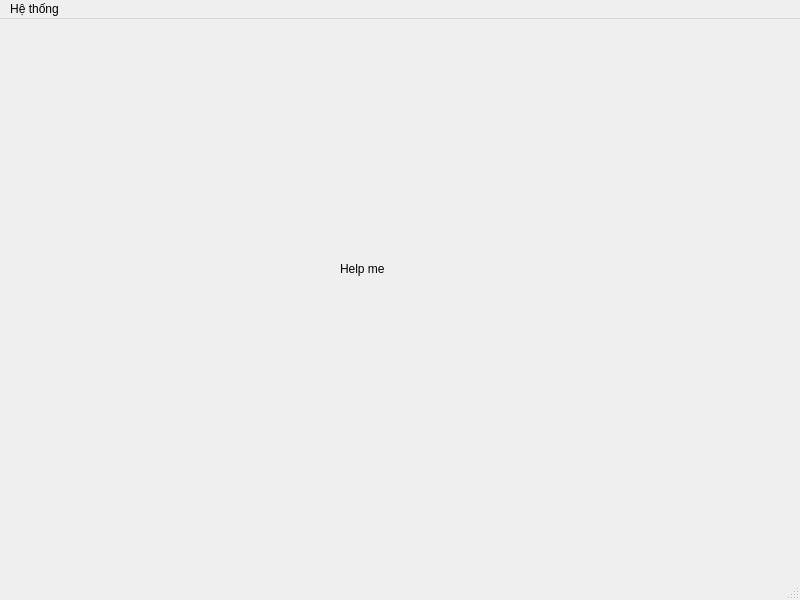
<?xml version="1.0" encoding="UTF-8"?>
<ui version="4.0">
 <class>MainWindow</class>
 <widget class="QMainWindow" name="MainWindow">
  <property name="geometry">
   <rect>
    <x>0</x>
    <y>0</y>
    <width>800</width>
    <height>600</height>
   </rect>
  </property>
  <property name="windowTitle">
   <string>MainWindow</string>
  </property>
  <widget class="QWidget" name="centralwidget">
   <widget class="QLabel" name="label">
    <property name="geometry">
     <rect>
      <x>340</x>
      <y>240</y>
      <width>141</width>
      <height>20</height>
     </rect>
    </property>
    <property name="text">
     <string>Help me</string>
    </property>
   </widget>
  </widget>
  <widget class="QMenuBar" name="menubar">
   <property name="geometry">
    <rect>
     <x>0</x>
     <y>0</y>
     <width>800</width>
     <height>26</height>
    </rect>
   </property>
   <widget class="QMenu" name="menuH_th_ng">
    <property name="title">
     <string>Hệ thống</string>
    </property>
    <addaction name="separator"/>
    <addaction name="separator"/>
    <addaction name="actionthongtintaikhoan"/>
    <addaction name="actiondoimatkhau"/>
    <addaction name="actioncauhinhhethong"/>
    <addaction name="actionthoatphanmem"/>
    <addaction name="separator"/>
   </widget>
   <addaction name="menuH_th_ng"/>
  </widget>
  <widget class="QStatusBar" name="statusbar"/>
  <action name="actionTho_t_ph_n_m_m">
   <property name="text">
    <string>Thoát phần mêm</string>
   </property>
  </action>
  <action name="actiondoimatkhau">
   <property name="text">
    <string>Đổi mật khẩu</string>
   </property>
  </action>
  <action name="actioncauhinhhethong">
   <property name="text">
    <string>Cấu hình hệ thống</string>
   </property>
  </action>
  <action name="actionthoatphanmem">
   <property name="text">
    <string>Thoát phần mềm</string>
   </property>
   <property name="shortcut">
    <string>Esc</string>
   </property>
  </action>
  <action name="actionthongtintaikhoan">
   <property name="text">
    <string>Thông tin tài khoản</string>
   </property>
  </action>
 </widget>
 <resources/>
 <connections/>
</ui>
